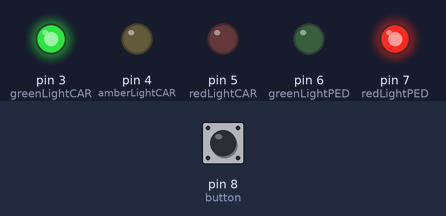
A sketch run on a simulated Arduino Uno, built with avr-gcc and run on an emulated ATmega328P. On the bench: output pins drawn as LEDs (lit = HIGH). The test bench sets the inputs (shaded band); at power-on: pin 8 (button) HIGH.

Above: at 1.2 s.
1.3 s: pin 8 (button) pulled LOW for 0.15 s
At 2.6 s:
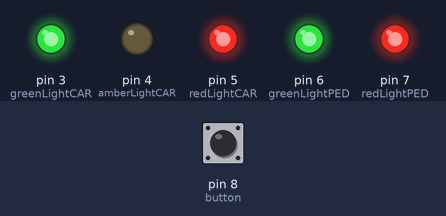
At 17.6 s:
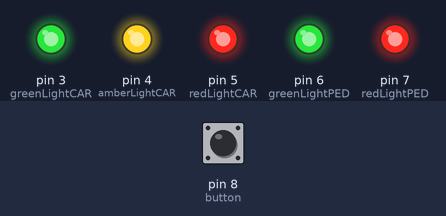
Timing chart, 0 to 23.8 s (numbered marks = the images above; inputs shaded):
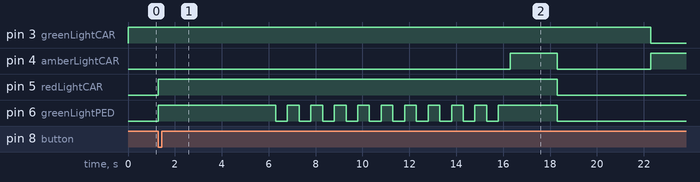

Measured:
- after the input at 1.3 s, pin 3 (greenLightCAR): HIGH → LOW after 21.0 s; pin 4 (amberLightCAR): LOW → HIGH after 15.0 s, → LOW 2.0 s later, → HIGH 4.0 s later; pin 5 (redLightCAR): LOW → HIGH at once, → LOW 17.0 s later; pin 6 (greenLightPED): goes HIGH 5.0 s, 9 × (LOW 0.50 s, HIGH 0.50 s), LOW 0.50 s, HIGH 2.5 s, then LOW, starting at once

The sketch:

C_code_TrafficLight3.ino
```cpp
int redLightCAR = 5; //on pin 5
int amberLightCAR = 4;
int greenLightCAR = 3;
int redLightPED = 7;
int greenLightPED = 6;
int button = 8;
int timeToCross = 5000;

void setup() {
  pinMode(redLightCAR, OUTPUT);
  pinMode(amberLightCAR, OUTPUT);
  pinMode(greenLightCAR, OUTPUT);
  pinMode(redLightPED, OUTPUT);
  pinMode(greenLightPED, OUTPUT);

  pinMode(button, INPUT);

  digitalWrite(redLightPED, HIGH); //start the flow chart from here
  digitalWrite(greenLightCAR, HIGH);
}

void loop() {
    if (digitalRead(button) == LOW) { //when the button is pressed
      trafficLight(); //call the function
      delay(3000); //3secs
  }
}

void trafficLight() {
  digitalWrite(redLightCAR, HIGH);
  digitalWrite(greenLightPED, HIGH);
  delay(timeToCross);
  for (int i=0; i<10; i++) { //for loop for flashing just the green PED light
    digitalWrite(greenLightPED, LOW);
    delay(500);
    digitalWrite(greenLightPED, HIGH);
    delay(500);
  }
  digitalWrite(amberLightCAR, HIGH);
  delay(2000);
  digitalWrite(redLightCAR, LOW);
  digitalWrite(greenLightPED, LOW);
  digitalWrite(amberLightCAR, LOW);
  digitalWrite(greenLightCAR, HIGH);
  digitalWrite(redLightPED, HIGH);
  delay(4000);
  digitalWrite(greenLightCAR, LOW);
  digitalWrite(amberLightCAR, HIGH);
  delay(2000);
  digitalWrite(amberLightCAR, LOW);
}
```
